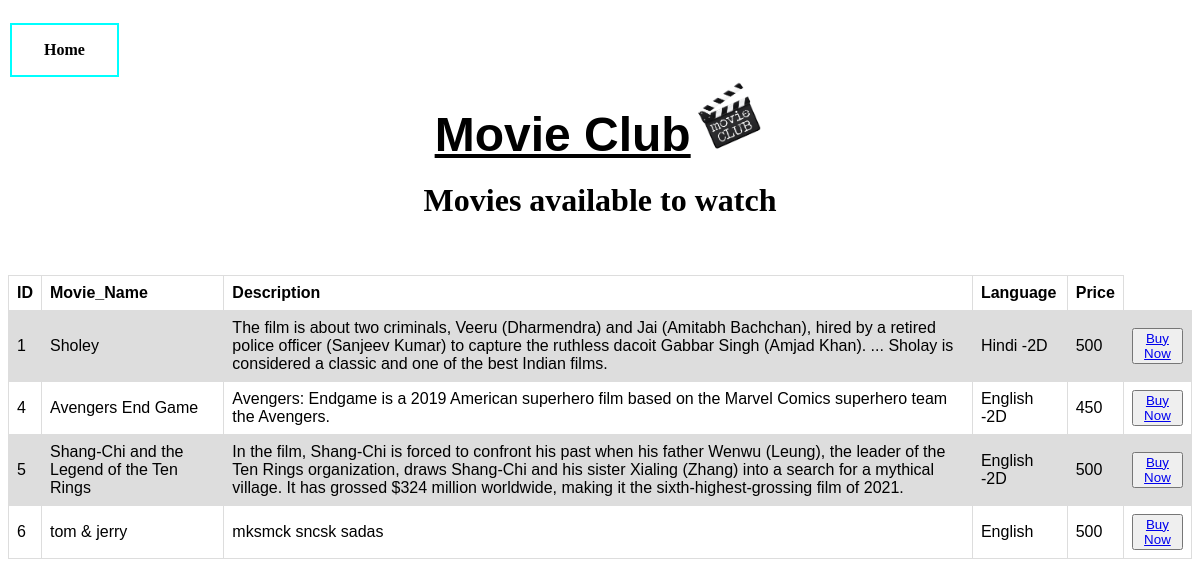
The app's page /movies.php with its own data.
### tables this page shows
CREATE TABLE `movie` (
  `m_id` int(3) NOT NULL,
  `movie_name` varchar(235) NOT NULL,
  `movie_desc` varchar(500) NOT NULL,
  `movie_lang` varchar(30) NOT NULL,
  `movie_price` int(7) NOT NULL
);

### movies.php (the view, shortened to what this page needs)
<?php
    include("connection.php");
?>
<!DOCTYPE html>
<html lang="en">
<head>
    <link href="nav_buttons.css" type="text/css" rel="stylesheet"/>
</head>
<body>
    <h3 align= "center">
        <div align="left">
            <a href="customer_index.php?msg=none" class=nav_button>Home</a>
        </div>
        <font face="Arial" size="8"><u>Movie Club</u></font>
         <img src="index_images/6.png" height="70" width="70"></img>
     </h3>
     <h2 align= "center">
        <font face="calibri" size="6">
              Movies available to watch
         </font>
    </h2>
<br>
<br>
</body>
<?php
                $query="select * from movie";
                $result=$con->query($query);
                if ($result->num_rows > 0) {
                    echo "<table ><tr><th>ID</th><th>Movie_Name</th><th>Description</th><th>Language</th><th>Price</th></tr>";
                    while($row = $result->fetch_assoc()) {
                        $a = $row["m_id"];
                        echo "<tr><td>".$row["m_id"]."</td><td>".$row["movie_name"]."</td><td>".$row["movie_desc"]."</td><td>".$row["movie_lang"]."<td>".$row["movie_price"]."</td><td><button class='btn-buy'><a href='checkout.php?a=$a'>Buy Now</a></button></td></tr>";
                    }
                    echo "</table>";
                }else{
                    echo "No Data";
                }
  ?>
</html>

### nav_buttons.css (style rules this page uses)
.nav_button { background-color:cyan; border: none; color: white; padding: 16px 32px; text-align: center; text-decoration: none; display: inline-block; font-size: 16px; margin: 4px 2px; transition-duration: 0.4s; cursor: pointer; }
.nav_button { background-color: white; color: black; border: 2px solid cyan; }

### movies.php (style rules this page uses)
table { font-family: arial, sans-serif; border-collapse: collapse; width: 100%; }
td, th { border: 1px solid #dddddd; text-align: left; padding: 8px; }
tr:nth-child(even) { background-color: #dddddd; }

### records on screen
movie: m_id "1", movie_name "Sholey", movie_desc "The film is about two criminals, Veeru (Dharmendra) and Jai (Amitabh Bachchan), hired by a retired police officer (Sanjeev Kumar) to capture the ruthless dacoit Gabbar Singh (Amjad Khan). ... Sholay is considered a classic and one of the best Indian films.", movie_lang "Hindi -2D", movie_price "500"
movie: m_id "4", movie_name "Avengers End Game", movie_desc "Avengers: Endgame is a 2019 American superhero film based on the Marvel Comics superhero team the Avengers.", movie_lang "English -2D", movie_price "450"
movie: m_id "5", movie_name "Shang-Chi and the Legend of the Ten Rings", movie_desc "In the film, Shang-Chi is forced to confront his past when his father Wenwu (Leung), the leader of the Ten Rings organization, draws Shang-Chi and his sister Xialing (Zhang) into a search for a mythical village. It has grossed $324 million worldwide, making it the sixth-highest-grossing film of 2021.", movie_lang "English -2D", movie_price "500"
movie: m_id "6", movie_name "tom & jerry", movie_desc "mksmck sncsk sadas", movie_lang "English", movie_price "500"
